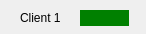
<?xml version="1.0" encoding="UTF-8"?>
<ui version="4.0">
 <class>Dialog</class>
 <widget class="QDialog" name="Dialog">
  <property name="geometry">
   <rect>
    <x>0</x>
    <y>0</y>
    <width>146</width>
    <height>34</height>
   </rect>
  </property>
  <property name="windowTitle">
   <string>Dialog</string>
  </property>
  <widget class="QLabel" name="label">
   <property name="geometry">
    <rect>
     <x>20</x>
     <y>10</y>
     <width>49</width>
     <height>16</height>
    </rect>
   </property>
   <property name="text">
    <string>Client 1</string>
   </property>
  </widget>
  <widget class="QLabel" name="label_2">
   <property name="geometry">
    <rect>
     <x>80</x>
     <y>10</y>
     <width>49</width>
     <height>16</height>
    </rect>
   </property>
   <property name="styleSheet">
    <string notr="true">background: green;</string>
   </property>
   <property name="text">
    <string/>
   </property>
  </widget>
 </widget>
 <resources/>
 <connections/>
</ui>
